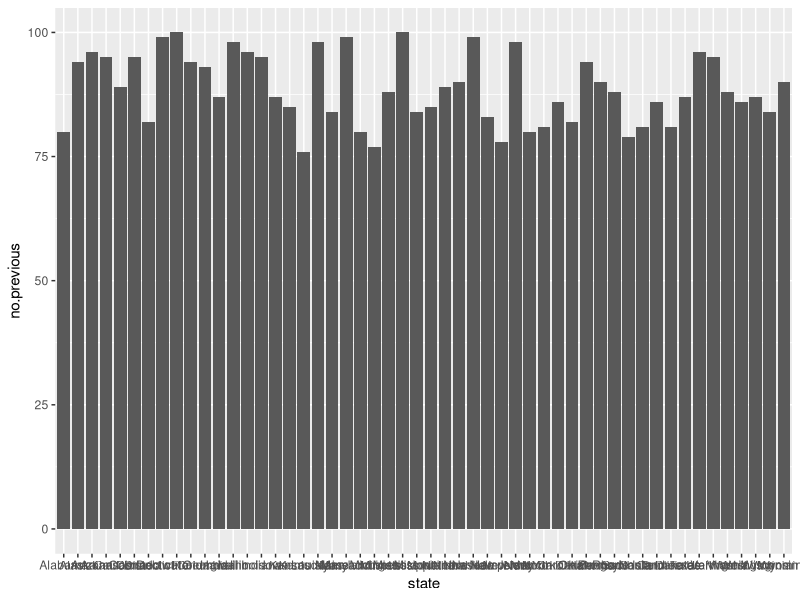
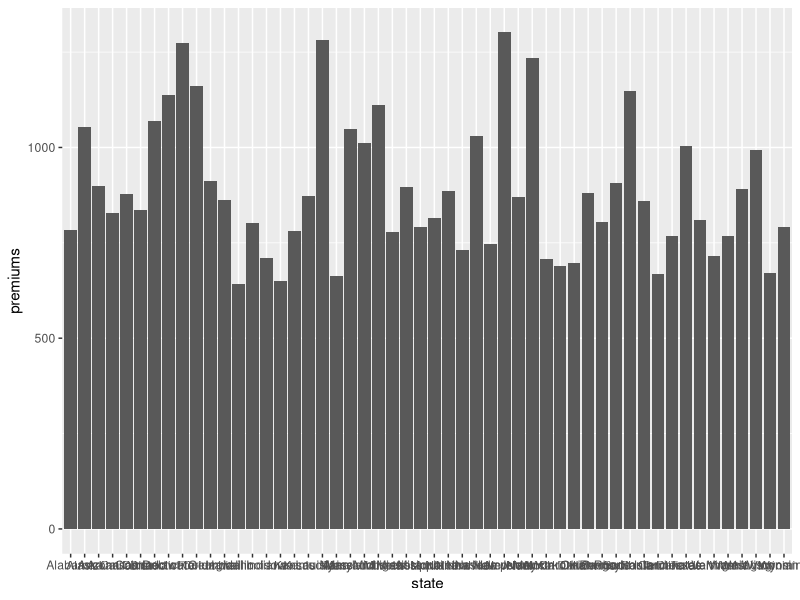

These charts were generated, in order, by the following R code:
library(dplyr)
library(ggplot2)

bad_driving <- read.csv("data/bad-drivers.csv", stringsAsFactors = FALSE)
severity <- read.csv("data/Crashes-by-severity.csv")
colnames(bad_driving) <- c("state", "fatal.collisions", "speeding", "alcohol.impaired",
                           "not.distracted", "no.previous","premiums", "losses")
# variables for naional row (averages over all states)
n_collisions <- round(sum(bad_driving$fatal.collisions) / 51, digits = 2)
n_speeding <- round(sum(bad_driving$speeding) / 51)
n_alcohol <-  round(sum(bad_driving$alcohol.impaired) / 51)
n_distraction <- round(sum(bad_driving$not.distracted) / 51)
n_previous <- round(sum(bad_driving$no.previous) / 51)
n_premiums <- round(sum(bad_driving$premiums) / 51, digits = 2)
n_losses <- round(sum(bad_driving$losses) / 51, digits = 2)
bad_driving[nrow(bad_driving) + 1,] = list("National", n_collisions, n_speeding, n_alcohol,
                                         n_distraction, n_previous, n_premiums, n_losses)

# DATA FRAMES FOR EACH GRAPH

#Data for heat map of fata collisions
collisions_state <- bad_driving %>% select(state, fatal.collisions) %>% filter(state != "National")

#Data for pie chart of driver type
driver_type <- bad_driving %>% select(state, speeding, alcohol.impaired, not.distracted, no.previous)


hi <- bad_driving$premiums
state_compare <- ggplot(data = bad_driving) +
  geom_bar(mapping = aes(x = state, y = no.previous), stat = "identity")
print(state_compare)

insurance_accident_compare <- ggplot(data = bad_driving) +
  geom_bar(mapping=aes(x = state, y = premiums), stat = "identity")

print(insurance_accident_compare)

get_state_stats <- function(state_name) {
  state_info <- filter(bad_driving, state == state_name)
  num_involved = state_info$fatal.collisions
  insurance_prem <- state_info$premiums
  paste("Stats: ", state_name, num_involved, insurance_prem)
}

test <- get_state_stats("Alabama")
print (test)